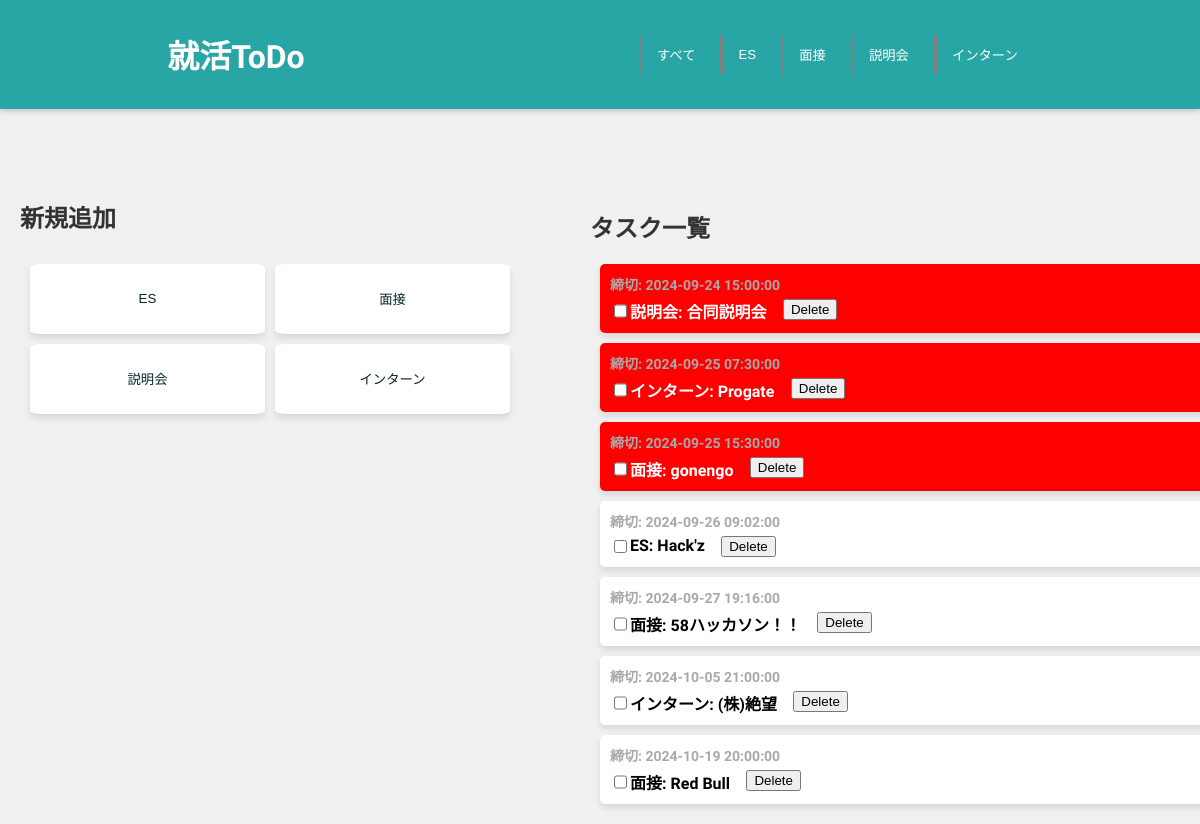
The page / on the database its author committed.
### app.py (models this page shows, shortened)
class Meeting(db.Model):
    id = db.Column(db.Integer, primary_key=True)
    title = db.Column(db.String(200), nullable=False)
    start_date = db.Column(db.DateTime, nullable=False)
    end_date = db.Column(db.DateTime, nullable=False)
    body = db.Column(db.String(500), nullable=False)
    place = db.Column(db.String(100), nullable=False)

class Intern(db.Model):
    id = db.Column(db.Integer, primary_key=True)
    title = db.Column(db.String(200), nullable=False)
    start_date = db.Column(db.DateTime, nullable=False)
    end_date = db.Column(db.DateTime, nullable=False)
    body = db.Column(db.String(500), nullable=False)
    place = db.Column(db.String(100), nullable=False)

class Interview(db.Model):
    id = db.Column(db.Integer, primary_key=True)
    title = db.Column(db.String(200), nullable=False)
    start_date = db.Column(db.DateTime, nullable=False)
    end_date = db.Column(db.DateTime, nullable=False)
    body = db.Column(db.String(500), nullable=False)
    place = db.Column(db.String(100), nullable=False)

class Task(db.Model):
    id = db.Column(db.Integer, primary_key=True)
    title = db.Column(db.String(200), nullable=False)
    start_date = db.Column(db.DateTime, nullable=False)
    end_date = db.Column(db.DateTime, nullable=False)
    body = db.Column(db.String(500), nullable=False)

### app.py (the view)
@app.route('/')
def index():
    tasks = Task.query.all()  # タスクをすべて取得
    interviews = Interview.query.all()
    meetings = Meeting.query.all()
    interns = Intern.query.all()  # インターンをすべて取得
    combined = []
    for task in tasks:
        combined.append((task.title, task.end_date, 'task',task.id))  # タスクの情報をタプルとして追加
    for interview in interviews:
        combined.append((interview.title, interview.end_date, 'interview',interview.id))
    for meeting in meetings:
        combined.append((meeting.title, meeting.end_date, 'meeting',meeting.id))
    for intern in interns:
        combined.append((intern.title, intern.end_date, 'intern',intern.id))  # インターンの情報をタプルとして追加
    combined.sort(key=lambda x: (x[1] is None, x[1]))  # Noneを最後にし、日付でソート
    return render_template('app.html', combined=combined)

### templates/app.html (shortened to what this page needs)
<!DOCTYPE html>
<html lang="ja">
<head>
    <link rel="stylesheet" href="https://unpkg.com/modern-css-reset/dist/reset.min.css" />
    <link rel="stylesheet" type="text/css" href="static/CSS/style.css">
</head>
<body>
    <header>
        <h1>就活ToDo</h1>
        <nav>
            <div class="filter-buttons">
                <button class="filter-btn" data-filter="all">すべて</button>
                <button class="filter-btn" data-filter="es">ES</button>
                <button class="filter-btn" data-filter="interview">面接</button>
                <button class="filter-btn" data-filter="briefing">説明会</button>
                <button class="filter-btn" data-filter="intern">インターン</button>
            </div>
        </nav>
    </header>
    <div class="container">
        <div class="form-container" id="main-form">
            <h2>新規追加</h2>
            <div class="button-box">
                <button type="button">ES</button>
                <button type="button">面接</button>
                <button type="button">説明会</button>
                <button type="button">インターン</button>
            </div>
        </div>
        <div class="task-box">
            <h2>タスク一覧</h2>
            <ul>
                {% for item in combined %}
                <li class="tasks">
                    <div class="task-datetime">締切: {{ item[1] }}</div>
                    <div class="task-title">
                        <input type="checkbox" name="task_completed" id="task_{{ item[3] }}">
                        {% if item[2] == 'task' %}
                        <a href="/tasks/{{item[3]}}">ES: {{ item[0] }}</a>
                        <form method='POST' action="/delete/task/{{ item[3] }}">
                            <button type="submit" >Delete</button>
                        </form>
                        {% elif item[2] == 'interview' %}
                        <a href="/interview/{{item[3]}}">面接: {{ item[0] }}</a>
                        <form method='POST' action="/delete/interview/{{ item[3] }}">
                            <button type="submit">Delete</button>
                        </form>
                        {% elif item[2] == 'meeting' %}
                        <a href="/meeting/{{item[3]}}">説明会: {{ item[0] }}</a>
                        <form method='POST' action="/delete/meeting/{{ item[3] }}">
                            <button type="submit">Delete</button>
                        </form>
                        {% elif item[2] == 'intern' %}
                        <a href="/intern/{{item[3]}}">インターン: {{ item[0] }}</a>
                        <form method='POST' action="/delete/intern/{{ item[3] }}">
                            <button type="submit">Delete</button>
                        </form>
                        {% endif %}
                    </div>
                </li>
                {% endfor %}
            </ul>
        </div>
    </div>
</body>
</html>

### static/CSS/style.css (style rules this page uses)
a, a:hover, a:visited { color: inherit; text-decoration: none; }
body { font-family: "Sawarabi Mincho", serif; background-color: #f0f0f0; color: #333; margin: 0; padding: 0; }
header { display: flex; justify-content: space-around; align-items: center; background-color: #28A6A5; color: white; padding: 10px 0; box-shadow: 0 2px 5px rgba(0, 0, 0, 0.2); }
nav { display: flex; align-items: center; }
.filter-buttons { display: flex; gap: 10px; }
.filter-btn { background-color: #28A6A5; color: white; border: none; border-left: 3px solid gray; padding: 10px 15px; cursor: pointer; transition: background-color 0.3s, transform 0.2s; }
.container { display: flex; justify-content: space-between; align-items: stretch; width: 100%; height: 100%; gap: 20px; }
.form-container { width: 40%; position: fixed; margin: 70px 0 20px 20px; }
.button-box { display: grid; height: 150px; width: 100%; grid-template-columns: repeat(2, 1fr); gap: 10px; margin: 20px 0; padding: 10px; }
.button-box button { background-color: white; color: #082627; border: none; border-radius: 5%; cursor: pointer; box-shadow: 0 4px 6px rgba(0, 0, 0, 0.1); }
.task-box { margin: 70px 0 0 auto; width: 50%; height: 100%; padding: 10px; }
ul { list-style: none; padding: 0; margin: 0; padding-right: 10px; }
li { margin-bottom: 10px; }
.tasks { width: 100%; background-color: white; padding: 10px; margin-left: 10px; border-radius: 5px; color: black; display: flex; flex-direction: column; font-weight: bold; box-shadow: 0 4px 6px rgba(0, 0, 0, 0.1); }
.task-datetime { font-size: 14px; font-weight: bold; margin-bottom: 5px; color: darkgrey; }
.task-title { font-size: 16px; display: flex; }
.task-title button[type="submit"] { margin-left: 30%; cursor: pointer; }
.urgent { background-color: red; color: white; }

### rows shown on the page
Meeting: end_date "2024-09-24 15:00:00", title "合同説明会"
Intern: end_date "2024-09-25 07:30:00", title "Progate"
Interview: end_date "2024-09-25 15:30:00", title "gonengo"
Task: end_date "2024-09-26 09:02:00", title "Hack'z"
Interview: end_date "2024-09-27 19:16:00", title "58ハッカソン！！"
Intern: end_date "2024-10-05 21:00:00", title "(株)絶望"
Interview: end_date "2024-10-19 20:00:00", title "Red Bull"
